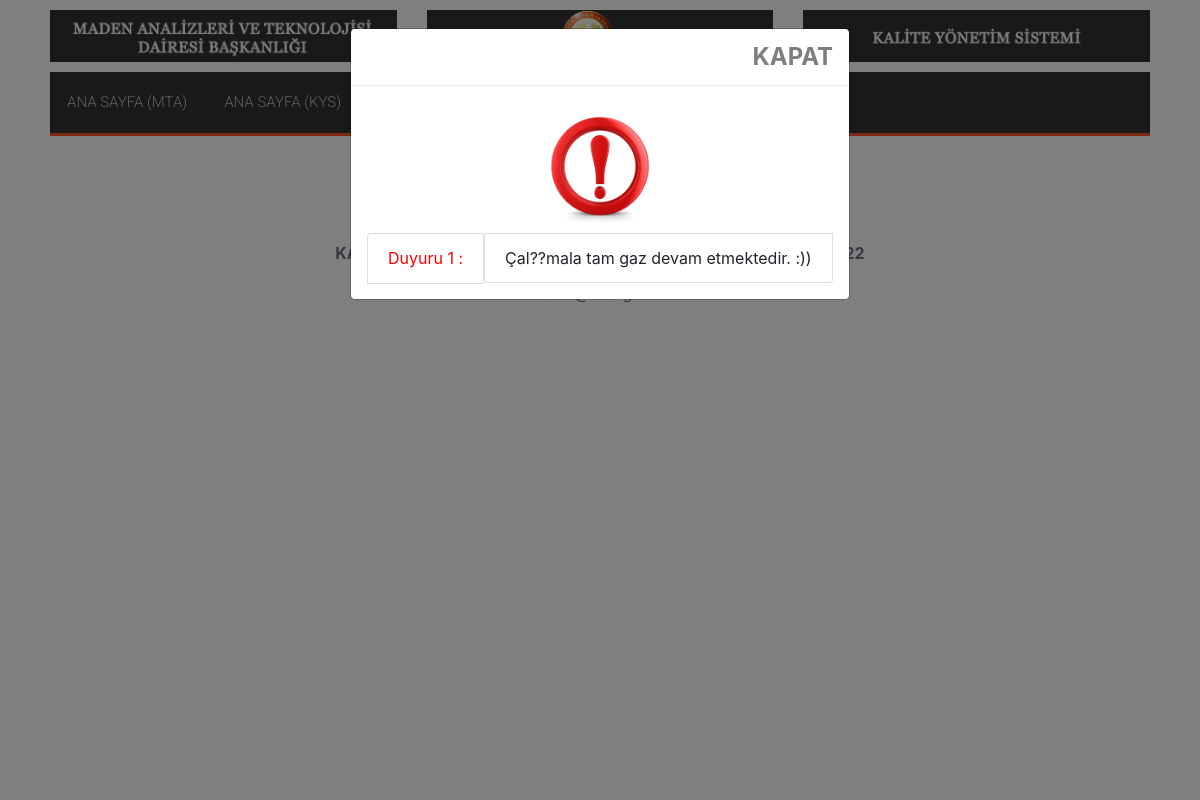
The page /files.php on the database its author committed.
### tables this page shows
CREATE TABLE `news` (
  `ID` int(11) NOT NULL,
  `NewsCategoriesID` int(11) DEFAULT NULL,
  `Header` varchar(2550) DEFAULT NULL,
  `SeoName` varchar(255) NOT NULL,
  `ShortContent` text,
  `Link` varchar(255) NOT NULL,
  `Content` text,
  `Images` varchar(255) DEFAULT NULL,
  `Cuff` tinyint(4) NOT NULL,
  `Click` varchar(20) DEFAULT NULL,
  `TimeSort` varchar(35) NOT NULL,
  `Time` varchar(50) DEFAULT NULL,
  `ISDELETED` tinyint(4) DEFAULT NULL
);

CREATE TABLE `mainmenu` (
  `ID` int(11) NOT NULL,
  `CatID` int(11) NOT NULL,
  `SupID` int(11) DEFAULT NULL,
  `Name` varchar(255) DEFAULT NULL,
  `URL` varchar(200) NOT NULL,
  `siraNo` varchar(3) NOT NULL,
  `Status` int(11) NOT NULL,
  `Click` int(11) DEFAULT NULL,
  `Time` varchar(30) DEFAULT NULL,
  `ISDELETED` varchar(30) DEFAULT NULL
);

### functions.php (called while the page is built, shortened)
<?php
	function NewsList($NewsCategoriesID)
	{
		global $db;
		$NewsCategoriesID = intval($NewsCategoriesID);
		$result = $db->prepare("SELECT * FROM news WHERE NewsCategoriesID = ? AND ISDELETED=0");
		$result->execute(array($NewsCategoriesID));
		$line = $result->fetchAll(PDO::FETCH_OBJ);
		return $line;
	}
?>

### ust_menu.php (the view, shortened to what this page needs)
<div class="container" style="margin-top:10px;">
  <div class="row">
    <div class="col-sm">
<ul id="respMenu" class="ace-responsive-menu" data-menu-style="horizontal" style="display:block ">
    <?php
      $result = $db->query("SELECT * FROM MainMenu WHERE SupID=0 AND ISDELETED=0");
      $line = $result->fetchAll(PDO::FETCH_OBJ);
      foreach($line as $line)
      {
    ?>
        <li><a href="<?php print $line->URL; ?>"><i class="<?php print $line->Images; ?>" aria-hidden="true"></i><span class="title"><?php print $line->Name; ?></span></a>
        </li>
    <?php
      }
    ?>
</ul>
</div>
</div>
</div>
</div>

### modalpanel.php (shortened to what this page needs)
<?php
	if(empty($_SESSION['Modal'])){
?>
						<div id="modalNesne" class="modal fade">
							<div class="modal-dialog">
								  <div class="modal-content">
									<div class="modal-header">
										<button type="button" class="close" data-dismiss="modal" aria-hidden="true">KAPAT</button>
									</div>
									<div class="modal-body">
										<div class="col-md-12">
										  <center> <img src="images/dikkat.jpg" class="img-responsive" style="width:30%"></center>
									   </div>
										<div class="col-md-12">
												<?php
												  $lineNewsList = NewsList(1);
												  $sayi=0;
												  foreach($lineNewsList as $key => $value) {
													  $sayi++;
												?>
													<div class="row">
													<li class="list-group-item " style="display:inline; color:red; text-align:center"><center>Duyuru <?php  print $sayi ?> : </center><li class="list-group-item"><?php print $value->Header; ?></li></li>
													</div>
												<?php
												  }
												?>
									</div>
									</div>
								</div>
							</div>
						</div>
<?php
}
?>

### css/ace-responsive-menu.css (style rules this page uses)
a { text-shadow: none; color: #0d638f; }
ul { margin: 0px; padding: 0px; }
.ace-responsive-menu { list-style: none; margin: 0; padding: 0; background: #333; float:left; width:100%; font-family: 'Roboto', sans-serif; border-bottom: 3px solid #FD5025; }
.ace-responsive-menu li { list-style: none; }
.ace-responsive-menu > li { display: block; margin: 0; padding: 0; border: 0px; float: left; }
.ace-responsive-menu li a { color:#c0c0c0; }
.ace-responsive-menu > li > a { display: block; position: relative; margin: 0; border: 0px; padding: 18px 20px 18px 12px; text-decoration: none; font-size: 15px; font-weight: 300; color: #c0c0c0; }
.ace-responsive-menu li a i { padding-right: 5px; color: #FF5737; }
.ace-responsive-menu > li > a i { font-size: 16px; text-shadow: none; color: #FF5737; }

### css/style.css (style rules this page uses)
html { -webkit-background-size: cover; -moz-background-size: cover; -o-background-size: cover; background-size: cover; }

### rows shown on the page
news: Header "Çal??mala tam gaz devam etmektedir. :))"
mainmenu: Name "ANA SAYFA (MTA)"
mainmenu: Name "ANA SAYFA (KYS)"
